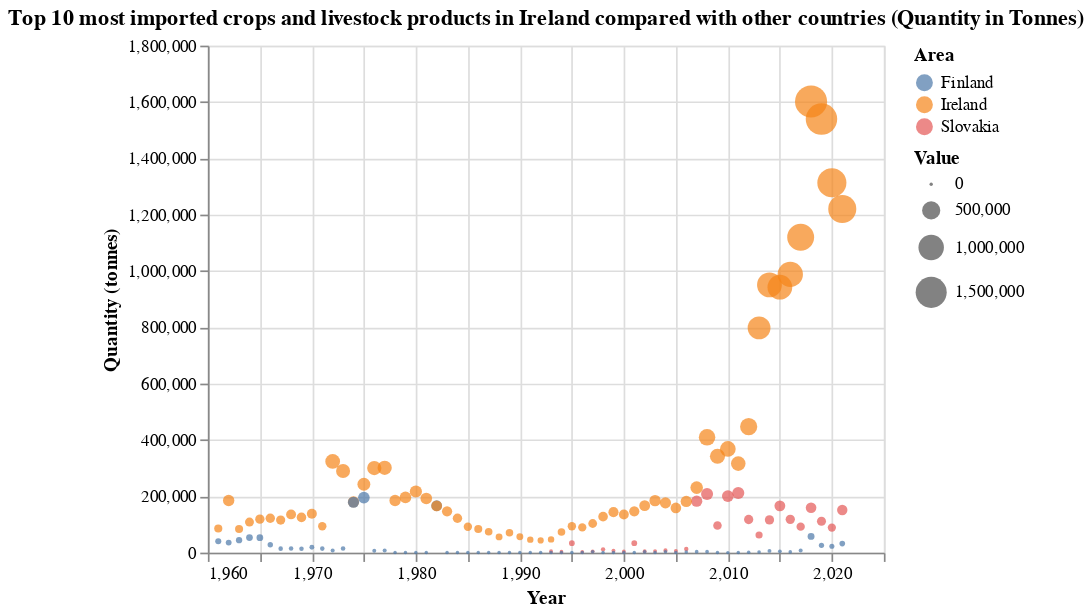
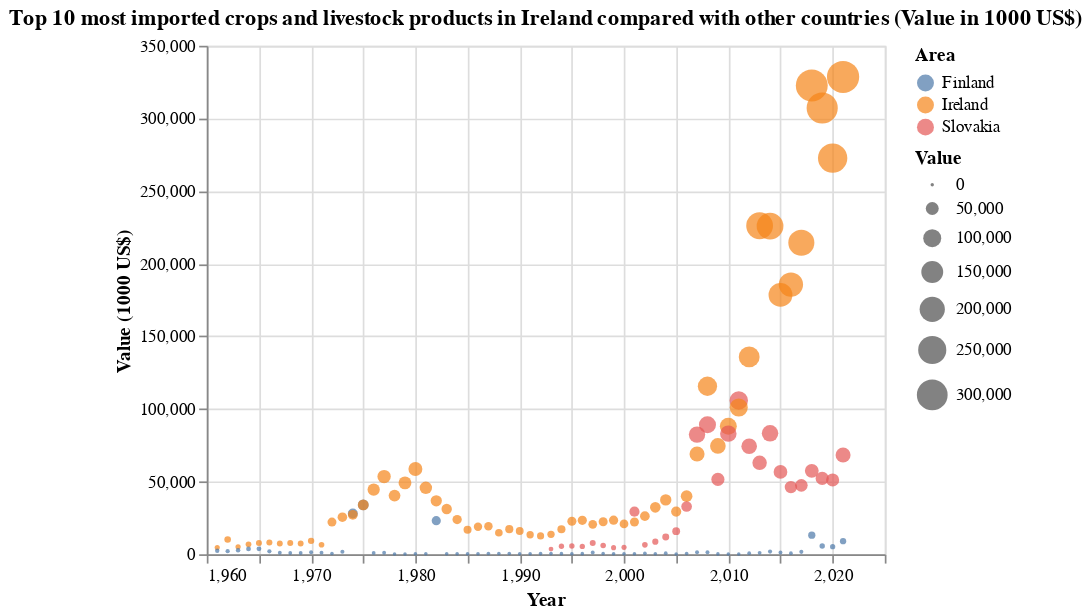

The code cell stored with these charts, in order, in its notebook:
### Code cell
# getting the top 10 items val dataset
top_10_items_data_val = pd.read_csv(join(DATA_PREP_FOLDER, IMP_DATASET_TOP10_VAL), encoding='utf-8')

# getting the top 10 items qtt dataset
top_10_items_data_qtt = pd.read_csv(join(DATA_PREP_FOLDER, IMP_DATASET_TOP10_QTT), encoding='utf-8')

# getting top 10 items ireland
top_10_items_ire = list(top_10_items_data_qtt['Item'].unique())

# plotting an interactive graph with the quantity of the top import products
plot_interactive_graph(top_10_items_data_qtt, top_10_items_ire, 'Quantity (tonnes)', 'Top 10 most imported crops and livestock products in Ireland compared with other countries (Quantity in Tonnes)')

# plotting an interactive graph with the value of the top import products
plot_interactive_graph(top_10_items_data_val, top_10_items_ire, 'Value (1000 US$)', 'Top 10 most imported crops and livestock products in Ireland compared with other countries (Value in 1000 US$)')

### Figure 1 — Vega-Lite specification as saved in the notebook (floating-point values rounded to 4 significant figures; data arrays with more than 128 entries replaced by an {"elided": "..."} marker saying what was removed)
{"config": {"view": {"continuousWidth": 400, "continuousHeight": 300}}, "data": {"name": "data-cdaa95dc4fe3a65931d3ebb4c795eccc"}, "mark": {"type": "point", "filled": true}, "encoding": {"color": {"field": "Area", "type": "nominal"}, "order": {"field": "Value", "sort": "descending", "type": "quantitative"}, "size": {"field": "Value", "type": "quantitative"}, "tooltip": {"field": "Value", "type": "nominal"}, "x": {"field": "Year", "scale": {"zero": false}, "type": "quantitative"}, "y": {"field": "Value", "scale": {"zero": false}, "title": "Quantity (tonnes)", "type": "quantitative"}}, "selection": {"Select Import Item": {"type": "single", "fields": ["Item"], "init": {"Item": "Maize (corn)"}, "bind": {"input": "select", "options": ["Maize (corn)", "Food wastes", "Raw milk of cattle", "Cake of  soya beans", "Gluten feed and meal", "Brewing or distilling dregs and waste", "Wheat", "Molasses", "Other non-alcoholic caloric beverages", "Bran of wheat"], "name": "Item"}}}, "title": "Top 10 most imported crops and livestock products in Ireland compared with other countries (Quantity in Tonnes)", "transform": [{"filter": {"selection": "Select Import Item"}}], "$schema": "https://vega.github.io/schema/vega-lite/v4.17.0.json", "datasets": {"data-cdaa95dc4fe3a65931d3ebb4c795eccc": {"elided": "1510 records"}}}

### Figure 2 — Vega-Lite specification as saved in the notebook (floating-point values rounded to 4 significant figures; data arrays with more than 128 entries replaced by an {"elided": "..."} marker saying what was removed)
{"config": {"view": {"continuousWidth": 400, "continuousHeight": 300}}, "data": {"name": "data-387d23f2deb01adee4aaf0b007f78dfb"}, "mark": {"type": "point", "filled": true}, "encoding": {"color": {"field": "Area", "type": "nominal"}, "order": {"field": "Value", "sort": "descending", "type": "quantitative"}, "size": {"field": "Value", "type": "quantitative"}, "tooltip": {"field": "Value", "type": "nominal"}, "x": {"field": "Year", "scale": {"zero": false}, "type": "quantitative"}, "y": {"field": "Value", "scale": {"zero": false}, "title": "Value (1000 US$)", "type": "quantitative"}}, "selection": {"Select Import Item": {"type": "single", "fields": ["Item"], "init": {"Item": "Maize (corn)"}, "bind": {"input": "select", "options": ["Maize (corn)", "Food wastes", "Raw milk of cattle", "Cake of  soya beans", "Gluten feed and meal", "Brewing or distilling dregs and waste", "Wheat", "Molasses", "Other non-alcoholic caloric beverages", "Bran of wheat"], "name": "Item"}}}, "title": "Top 10 most imported crops and livestock products in Ireland compared with other countries (Value in 1000 US$)", "transform": [{"filter": {"selection": "Select Import Item"}}], "$schema": "https://vega.github.io/schema/vega-lite/v4.17.0.json", "datasets": {"data-387d23f2deb01adee4aaf0b007f78dfb": {"elided": "1510 records"}}}
